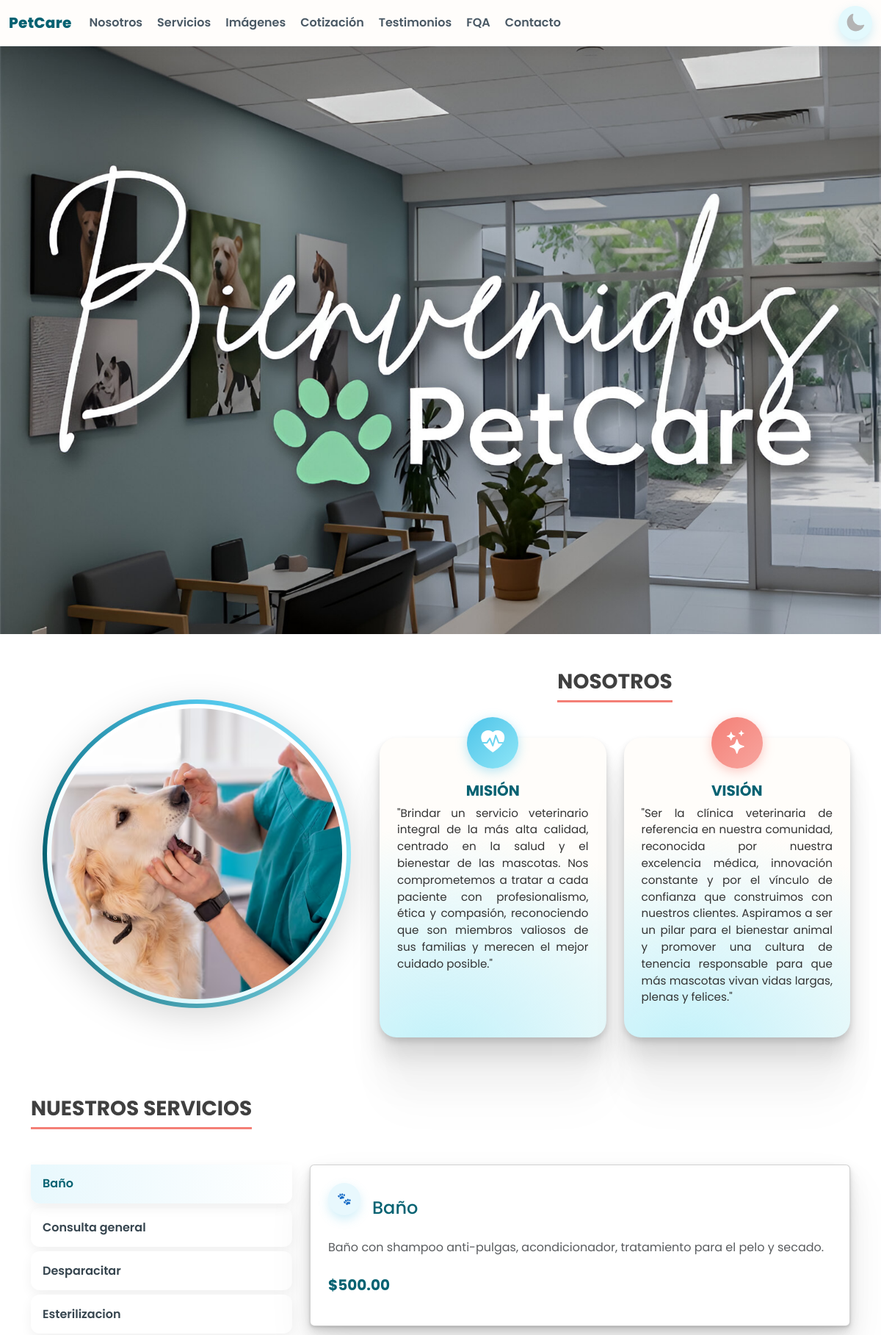
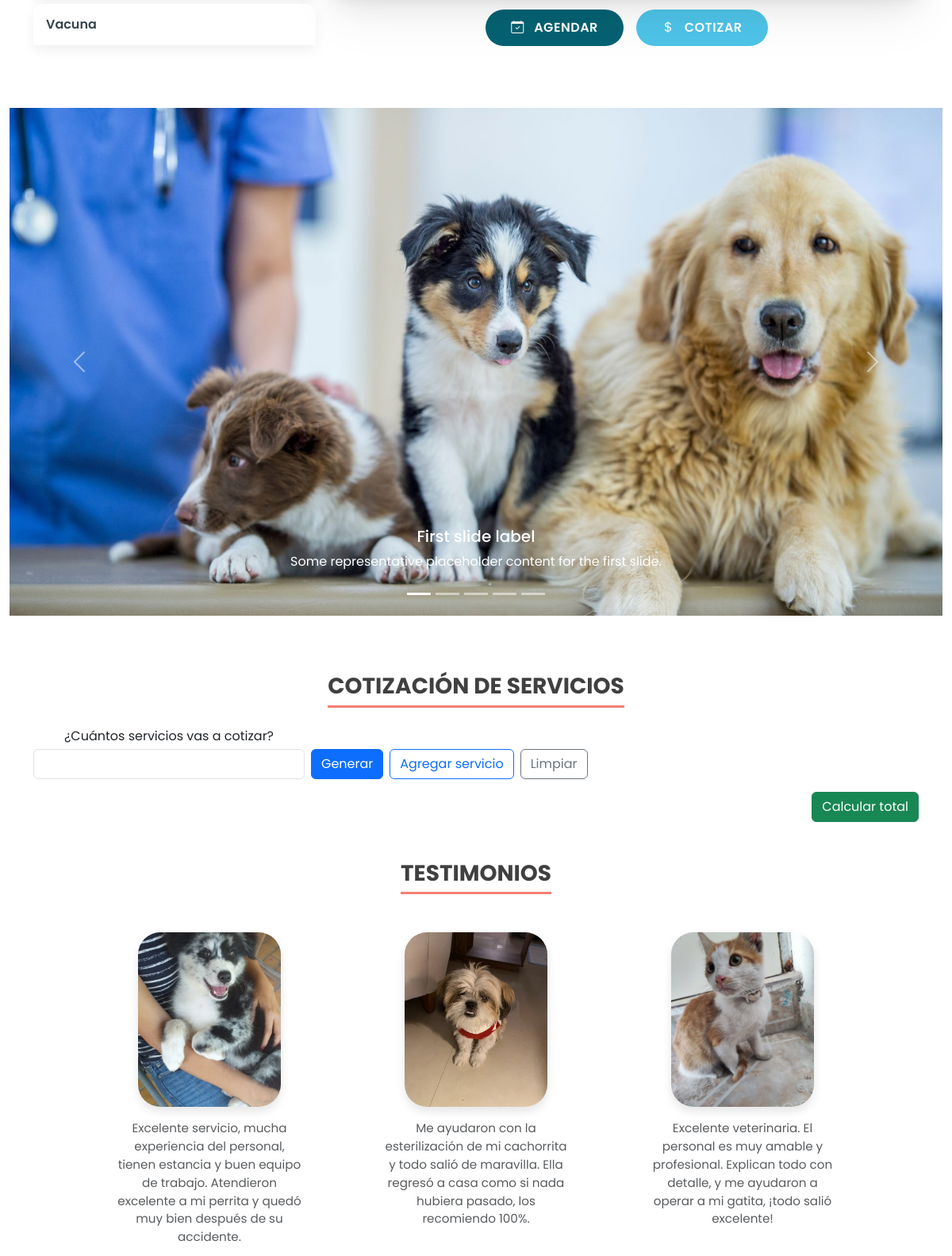
The page / (upper part) on the database its author committed (2 pictures, top to bottom).
### app/models.py (models this page shows, shortened)
class SERVICIO(models.Model):
    nombre = models.CharField(max_length=100)
    precio = models.DecimalField(max_digits=10, decimal_places=2)
    descripcion = models.TextField(max_length=250, null= True)

### app/views.py (the view)
# urls.py: path('', views.index, name='index'),  # Página principal
def index(request):
    servicios = SERVICIO.objects.all().order_by('nombre')
    return render(request, 'index.html', {'servicios': servicios})

### app/templates/index.html (shortened to what this page needs)
{% load static %}
<!DOCTYPE html>
<html lang="en">
<head>
    {% include 'referencias.html' %}
    <link rel="stylesheet" href="{% static 'css/style.css' %}">
</head>
<body>
    {% include 'navbar.html' %}
    <section class="hero-section"></section>
    <section class="container my-5 section-nosotros">
        <div class="row align-items-center justify-content-center g-4">
            <div class="col-lg-5 text-center">
                <div class="avatar-circle mx-auto">
                    <img src="{% static 'img/nosotros_vet.avif' %}" alt="Instalaciones de la veterinaria"
                        class="avatar-img" />
                </div>
            </div>
            <div class="col-lg-7">
                <h3 class="text-center mb-5" id="nosotros">NOSOTROS</h3>
                <div class="row g-4">
                    <div class="col-12 col-md-6">
                        <div class="card-nosotros card-nosotros--mision h-100">
                            <div class="icon-wrapper">
                                <i class="bi bi-heart-pulse-fill"></i>
                            </div>
                            <h5 class="fw-bold">MISIÓN</h5>
                            <p>
                                "Brindar un servicio veterinario integral de la más alta calidad,
                                centrado en la salud y el bienestar de las mascotas. Nos comprometemos
                                a tratar a cada paciente con profesionalismo, ética y compasión,
                                reconociendo que son miembros valiosos de sus familias y merecen el mejor
                                cuidado posible."
                            </p>
                        </div>
                    </div>
                    <div class="col-12 col-md-6">
                        <div class="card-nosotros card-nosotros--vision h-100">
                            <div class="icon-wrapper">
                                <i class="bi bi-stars"></i>
                            </div>
                            <h5 class="fw-bold">VISIÓN</h5>
                            <p>
                                "Ser la clínica veterinaria de referencia en nuestra comunidad, reconocida
                                por nuestra excelencia médica, innovación constante y por el vínculo de
                                confianza que construimos con nuestros clientes. Aspiramos a ser un pilar
                                para el bienestar animal y promover una cultura de tenencia responsable
                                para que más mascotas vivan vidas largas, plenas y felices."
                            </p>
                        </div>
                    </div>
                </div>
            </div>
        </div>
    </section>
    <section class="container my-5 servicios-tabs">
        <h3 class="mb-5 fw-bold text-center" id="servicios">NUESTROS SERVICIOS</h3>
        <div class="row g-4 align-items-start">
            <div class="col-12 col-lg-4">
                <div class="list-group list-group-flush nav-servicios" id="servicios-list" role="tablist">
                    {% for s in servicios %}
                    <button
                        class="list-group-item list-group-item-action d-flex justify-content-between align-items-center {% if forloop.first %}active{% endif %}"
                        id="tab-{{ s.id }}" data-bs-toggle="tab" data-bs-target="#pane-{{ s.id }}" type="button"
                        role="tab" aria-controls="pane-{{ s.id }}"
                        aria-selected="{% if forloop.first %}true{% else %}false{% endif %}">
                        <span class="nombre">{{ s.nombre }}</span>
                    </button>
                    {% endfor %}
                </div>
            </div>
            <div class="col-12 col-lg-8">
                <div class="tab-content card detalle-servicio">
                    {% for s in servicios %}
                    <div class="tab-pane fade {% if forloop.first %}show active{% endif %}" id="pane-{{ s.id }}"
                        role="tabpanel" aria-labelledby="tab-{{ s.id }}">
                        <div class="p-4">
                            <div class="mb-2 d-flex align-items-center gap-3">
                                <div class="icono-serv-md mb-4" aria-hidden="true">🐾</div>
                                <h4 class="mb-0 text-vet">{{ s.nombre }}</h4>
                            </div>
                            <p class="text-muted mb-4">{{ s.descripcion|default_if_none:''|escape }}</p>
                            <span class="precio-xl fw-bold d-block mb-3">${{ s.precio|floatformat:2 }}</span>
                        </div>
                    </div>
                    {% endfor %}
                </div>
                <div class="mt-4 d-flex flex-wrap gap-3 justify-content-center botones-servicios">
                    <a href="#contacto" class="btn-servicio btn-agendar">
                        <i class="bi bi-calendar-check me-2"></i> AGENDAR
                    </a>
                    <a href="#cotizacion" class="btn-servicio btn-cotizar">
                        <i class="bi bi-currency-dollar me-2"></i> COTIZAR
                    </a>
                </div>
            </div>
        </div>
    </section>
    <section class="container-fluid py-4">
        <div id="homeCarousel" class="carousel slide" data-bs-ride="carousel">
            <div class="carousel-indicators">
                <button type="button" data-bs-target="#homeCarousel" data-bs-slide-to="0" class="active"
                    aria-current="true" aria-label="Slide 1"></button>
                <button type="button" data-bs-target="#homeCarousel" data-bs-slide-to="1" aria-label="Slide 2"></button>
                <button type="button" data-bs-target="#homeCarousel" data-bs-slide-to="2" aria-label="Slide 3"></button>
                <button type="button" data-bs-target="#homeCarousel" data-bs-slide-to="3" aria-label="Slide 4"></button>
                <button type="button" data-bs-target="#homeCarousel" data-bs-slide-to="4" aria-label="Slide 5"></button>
            </div>
            <div class="carousel-inner">
                <div class="carousel-item active" data-bs-interval="4000">
                    <img src="{% static 'img/carrusel1.jpg' %}" class="d-block w-100 carousel-img" alt="Slide 1">
                    <div class="carousel-caption d-none d-md-block">
                        <h5>First slide label</h5>
                        <p>Some representative placeholder content for the first slide.</p>
                    </div>
                </div>
            </div>
            <button class="carousel-control-prev" type="button" data-bs-target="#homeCarousel" data-bs-slide="prev">
                <span class="carousel-control-prev-icon" aria-hidden="true"></span>
            </button>
            <button class="carousel-control-next" type="button" data-bs-target="#homeCarousel" data-bs-slide="next">
                <span class="carousel-control-next-icon" aria-hidden="true"></span>
            </button>
        </div>
    </section>
    <section class="container my-5 text-center">
        <h3 class="text-center mb-4" id="cotizacion">Cotización de Servicios</h3>
        <div class="row g-2 align-items-end mb-3">
            <div class="col-auto">
                <label class="form-label mb-1">¿Cuántos servicios vas a cotizar?</label>
                <input type="number" id="num-servicios" class="form-control" min="1">
            </div>
            <div class="col-auto">
                <button type="button" id="btn-generar" class="btn btn-primary">Generar</button>
            </div>
            <div class="col-auto">
                <button type="button" id="btn-agregar" class="btn btn-outline-primary">Agregar servicio</button>
            </div>
            <div class="col-auto">
                <button type="button" id="btn-limpiar" class="btn btn-outline-secondary">Limpiar</button>
            </div>
        </div>
        <div class="text-end mt-3">
            <button type="button" id="btn-calcular" class="btn btn-success">Calcular total</button>
        </div>
    </section>
    <section class="container-fluid my-5 text-center testimonios">
        <h3 class="fw-bold mb-5">TESTIMONIOS</h3>
        <div class="testimonios-row d-flex flex-wrap justify-content-center gap-4">
            <div class="testimonio">
                <img src="{% static 'img/vet1.webp' %}" alt="Cliente 1" class="testimonial-img">
                <p class="text-muted small mt-3">
                    Excelente servicio, mucha experiencia del personal, tienen estancia y buen equipo de trabajo.
                    Atendieron excelente a mi perrita y quedó muy bien después de su accidente.
                </p>
            </div>
            <div class="testimonio">
                <img src="{% static 'img/vet2.webp' %}" alt="Cliente 2" class="testimonial-img">
                <p class="text-muted small mt-3">
                    Me ayudaron con la esterilización de mi cachorrita y todo salió de maravilla.
                    Ella regresó a casa como si nada hubiera pasado, los recomiendo 100%.
                </p>
            </div>
            <div class="testimonio">
                <img src="{% static 'img/vet3.jpg' %}" alt="Cliente 3" class="testimonial-img">
                <p class="text-muted small mt-3">
                    Excelente veterinaria. El personal es muy amable y profesional.
                    Explican todo con detalle, y me ayudaron a operar a mi gatita, ¡todo salió excelente!
                </p>
            </div>
        </div>
    </section>
    {% include 'alertas.html' %}
</body>
</html>

### app/static/css/panel.css (style rules this page uses)
:root { color-scheme: light dark; }
body { font-family: "Poppins", sans-serif !important; }

### rows shown on the page
SERVICIO: nombre "Baño", descripcion "Baño con shampoo anti-pulgas, acondicionador, tratamiento para el pelo y secado.", precio "500.00"
SERVICIO: nombre "Consulta general"
SERVICIO: nombre "Desparacitar"
SERVICIO: nombre "Esterilizacion"
SERVICIO: nombre "Vacuna"
